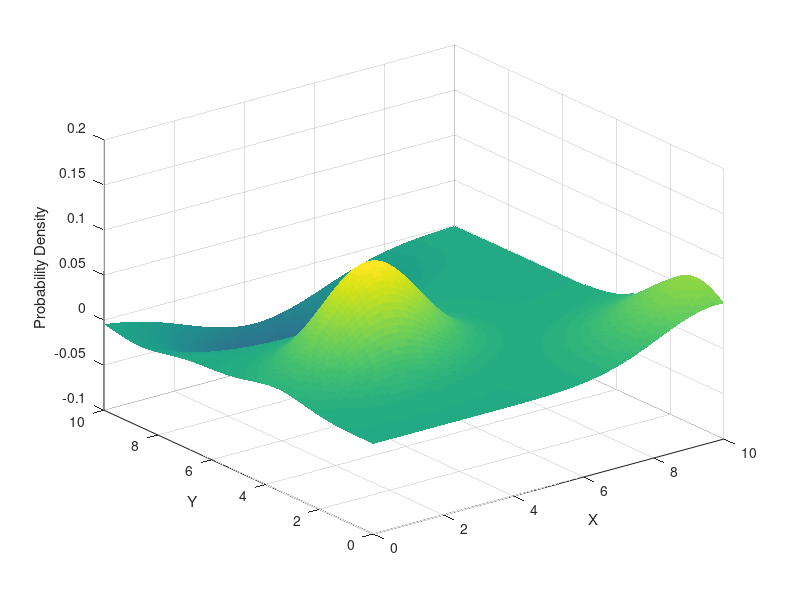

This chart was generated by the following MATLAB code: (Note: this script raises an error after producing the figure.)
%% Varables
Resolution = 0.1;
Range_min = 0;
Range_max = 10;
SD_min = 1;
SD_max = 4;%0;
Number_of_Hotspots = 3;
Mat_Size = (((Range_max-Range_min)*(1/Resolution))+1)^2;
Hot_Spots = zeros(Mat_Size,1);

%% genarate a coradanate grid                   %Range???
x = Range_min:Resolution:Range_max;                                         % [low lim : resalution : up lim]
y = Range_min:Resolution:Range_max;

[X,Y] = meshgrid(x,y);                                                      % ???

%% Genarate selected number of hotspots
for a=1:Number_of_Hotspots
    %% Random number genarators
    Pos_X = randi([Range_min Range_max],1);
    Pos_Y = randi([Range_min Range_max],1);
    Shape_X = randi([SD_min SD_max],1);%/10;
    Shape_Y = randi([SD_min SD_max],1);%/10;
    
    Good_Bad = randi([1 2],1);                                                   % determin if the hotspot is of good or bad quilaty
    
    %% Hotspot info
    Pos = [Pos_X Pos_Y];
    Shape = [Shape_X .3; .3 Shape_Y];                                       % shape [(width of x) (?) ; (?) (width of y)]
    
    %% Make hotspots
    HotSpot = mvnpdf([X(:) Y(:)],Pos,Shape);
    if Good_Bad == 1
        Hot_Spots = Hot_Spots - HotSpot;
    else
        Hot_Spots = Hot_Spots + HotSpot;
    end
    
end

%% reshape???
Hot_Spots = reshape(Hot_Spots,length(y),length(x));

%%
% A = [1 9 -2; 8 4 -5; -11 0 5];
% MX = max(abs(A(:)))
% MN = min(A(:))
% MX = max(abs(Hot_Spots(:)));
% MN = min(Hot_Spots);


%% plots
% 3d "surface" plot
figure;
Surf_plot = surf(x,y,Hot_Spots);
set(Surf_plot,'edgecolor','none');                                          % Remove gridlines
caxis([min(Hot_Spots(:))-.5*range(Hot_Spots(:)),max(Hot_Spots(:))]);
% lables
xlabel('X');
ylabel('Y');
zlabel('Probability Density');


% heatmap
figure;
Heat_map = heatmap(Hot_Spots);
Heat_map.GridVisible = 'off';                                               % Remove gridlines
Heat_map.ColorbarVisible = 'off';                                           % Remove colour bar
% made lables invisable but dont think there is a way to get rid of the lables
Heat_map.FontColor = 'none';
Heat_map.ColorLimits = [-max(abs(Hot_Spots(:))) max(abs(Hot_Spots(:)))];
colormap('jet');                                                            % Set colour scale 'jet'= clearest for humans
